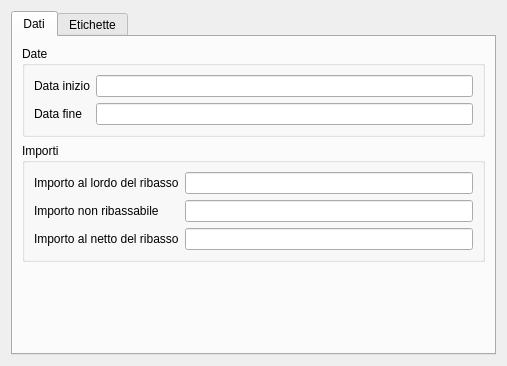
<?xml version="1.0" encoding="UTF-8"?>
<ui version="4.0">
 <class>AccountingItemPaymentGUI</class>
 <widget class="QWidget" name="AccountingItemPaymentGUI">
  <property name="geometry">
   <rect>
    <x>0</x>
    <y>0</y>
    <width>507</width>
    <height>366</height>
   </rect>
  </property>
  <property name="windowTitle">
   <string>Voce di computo - Dati</string>
  </property>
  <layout class="QGridLayout" name="gridLayout_2">
   <item row="0" column="0">
    <widget class="QTabWidget" name="tabWidget">
     <property name="currentIndex">
      <number>0</number>
     </property>
     <widget class="QWidget" name="dataTab">
      <attribute name="title">
       <string>Dati</string>
      </attribute>
      <layout class="QGridLayout" name="gridLayout_5">
       <item row="1" column="0">
        <widget class="QGroupBox" name="amountsGroupBox">
         <property name="title">
          <string>Importi</string>
         </property>
         <layout class="QGridLayout" name="amountsDataLayout">
          <item row="1" column="0">
           <widget class="QLabel" name="amountNotToDiscountLabel">
            <property name="text">
             <string>Importo non ribassabile</string>
            </property>
           </widget>
          </item>
          <item row="1" column="1">
           <widget class="QLineEdit" name="amountNotToDiscountLineEdit">
            <property name="alignment">
             <set>Qt::AlignRight|Qt::AlignTrailing|Qt::AlignVCenter</set>
            </property>
            <property name="readOnly">
             <bool>true</bool>
            </property>
           </widget>
          </item>
          <item row="0" column="1">
           <widget class="QLineEdit" name="totalAmountToDiscountLineEdit">
            <property name="alignment">
             <set>Qt::AlignRight|Qt::AlignTrailing|Qt::AlignVCenter</set>
            </property>
            <property name="readOnly">
             <bool>true</bool>
            </property>
           </widget>
          </item>
          <item row="0" column="0">
           <widget class="QLabel" name="totalAmountToDiscountLabel">
            <property name="text">
             <string>Importo al lordo del ribasso</string>
            </property>
           </widget>
          </item>
          <item row="2" column="0">
           <widget class="QLabel" name="totalAmountLabel">
            <property name="text">
             <string>Importo al netto del ribasso</string>
            </property>
           </widget>
          </item>
          <item row="2" column="1">
           <widget class="QLineEdit" name="totalAmountLineEdit">
            <property name="alignment">
             <set>Qt::AlignRight|Qt::AlignTrailing|Qt::AlignVCenter</set>
            </property>
            <property name="readOnly">
             <bool>true</bool>
            </property>
           </widget>
          </item>
         </layout>
        </widget>
       </item>
       <item row="2" column="0">
        <spacer name="verticalSpacer">
         <property name="orientation">
          <enum>Qt::Vertical</enum>
         </property>
         <property name="sizeHint" stdset="0">
          <size>
           <width>20</width>
           <height>113</height>
          </size>
         </property>
        </spacer>
       </item>
       <item row="0" column="0">
        <widget class="QGroupBox" name="groupBox">
         <property name="title">
          <string>Date</string>
         </property>
         <layout class="QGridLayout" name="gridLayout_3">
          <item row="0" column="0">
           <widget class="QLabel" name="beginDateLabel">
            <property name="text">
             <string>Data inizio</string>
            </property>
           </widget>
          </item>
          <item row="0" column="1">
           <widget class="QLineEdit" name="beginDateLineEdit">
            <property name="alignment">
             <set>Qt::AlignRight|Qt::AlignTrailing|Qt::AlignVCenter</set>
            </property>
            <property name="readOnly">
             <bool>true</bool>
            </property>
           </widget>
          </item>
          <item row="1" column="0">
           <widget class="QLabel" name="endDateLabel">
            <property name="text">
             <string>Data fine</string>
            </property>
           </widget>
          </item>
          <item row="1" column="1">
           <widget class="QLineEdit" name="endDateLineEdit">
            <property name="alignment">
             <set>Qt::AlignRight|Qt::AlignTrailing|Qt::AlignVCenter</set>
            </property>
            <property name="readOnly">
             <bool>true</bool>
            </property>
           </widget>
          </item>
         </layout>
        </widget>
       </item>
      </layout>
     </widget>
     <widget class="QWidget" name="attributeTab">
      <attribute name="title">
       <string>Etichette</string>
      </attribute>
      <layout class="QGridLayout" name="gridLayout_4">
       <item row="1" column="1">
        <widget class="QPushButton" name="removeAttributePushButton">
         <property name="text">
          <string>-</string>
         </property>
        </widget>
       </item>
       <item row="1" column="0">
        <widget class="QPushButton" name="addAttributePushButton">
         <property name="text">
          <string>+</string>
         </property>
        </widget>
       </item>
       <item row="0" column="0" colspan="2">
        <widget class="QTableView" name="attributeTableView">
         <property name="alternatingRowColors">
          <bool>true</bool>
         </property>
        </widget>
       </item>
      </layout>
     </widget>
    </widget>
   </item>
  </layout>
 </widget>
 <resources/>
 <connections/>
</ui>
